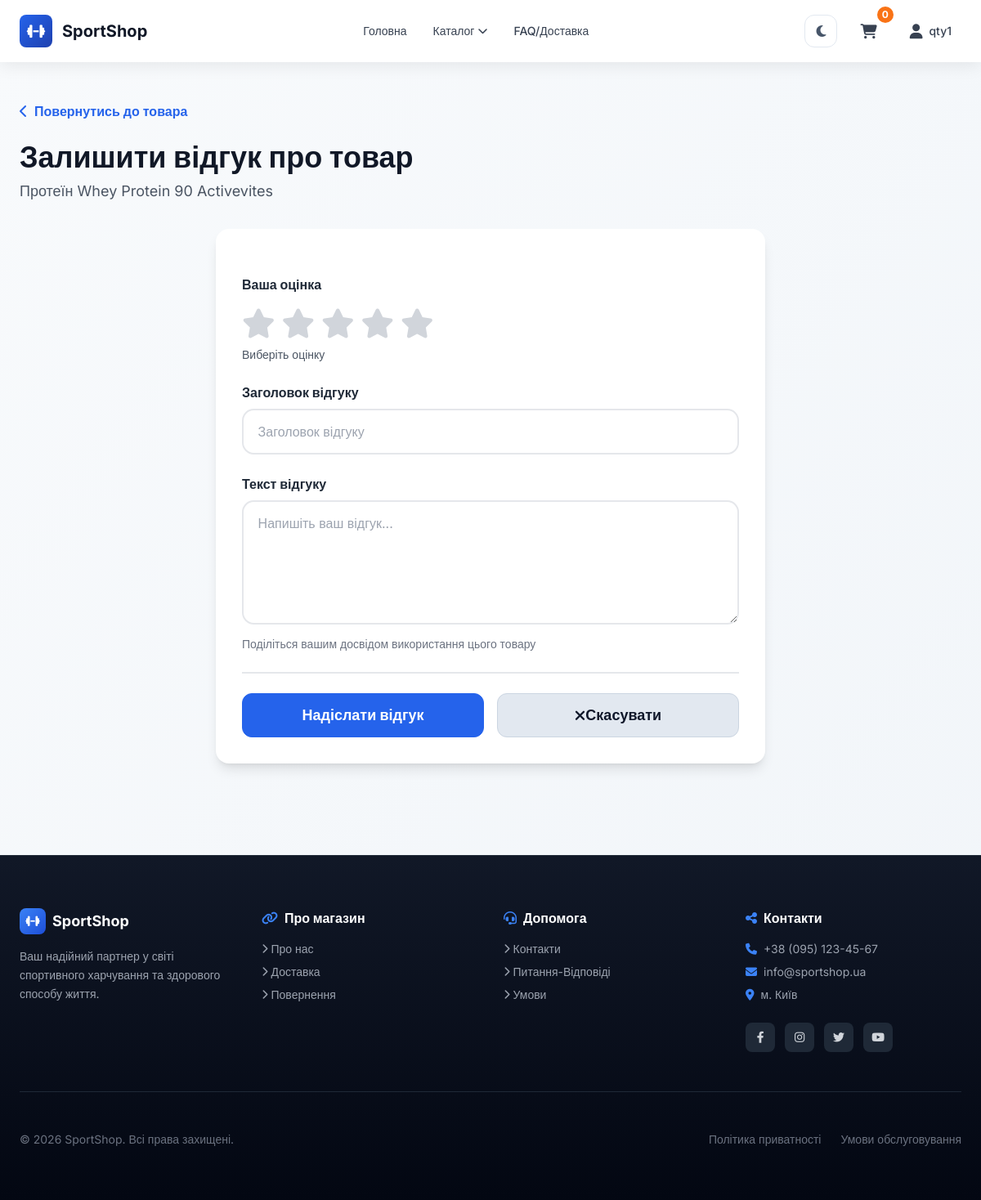
Screenshot of /product/1/review/add/ (signed in) with the database file from the repository.
### shop/models.py (models this page shows, shortened)
class Customer(models.Model):
    username = models.CharField(max_length=150, unique=True)
    email = models.EmailField(unique=True)
    password = models.CharField(max_length=255)
    first_name = models.CharField(max_length=100, blank=True)
    last_name = models.CharField(max_length=100, blank=True)
    phone = models.CharField(max_length=20, blank=True)
    address = models.CharField(max_length=255, blank=True)
    city = models.CharField(max_length=100, blank=True)
    postal_code = models.CharField(max_length=20, blank=True)
    created_at = models.DateTimeField(auto_now_add=True)
    updated_at = models.DateTimeField(auto_now=True)
    is_active = models.BooleanField(default=True)

class Product(models.Model):
    name = models.CharField(max_length=200)
    stock_quantity = models.PositiveIntegerField(default=0, help_text="Кількість в наявності (використовується тільки якщо немає смаків)")
    description = models.TextField(blank=True)
    category = models.ForeignKey(Category, on_delete=models.SET_NULL, null=True, related_name='products')  # Категорія
    created_at = models.DateTimeField(auto_now_add=True)

### shop/views.py (the view)
# urls.py: path('product/<int:product_id>/review/add/', views.add_review, name='add_review'),
def add_review(request, product_id):
    product = get_object_or_404(Product, id=product_id)
    customer = request.session.get('customer_id')
    if not customer:
        return redirect('shop:login')
    customer = get_object_or_404(Customer, id=customer)
    existing_review = Review.objects.filter(product=product, customer=customer).first()
    is_edit = request.GET.get('edit') == '1' or request.method == 'POST'
    if existing_review and not is_edit:
        return redirect(f"{reverse('shop:product_detail', kwargs={'product_id': product_id})}#review-{existing_review.id}")
    if request.method == 'POST':
        form = ReviewForm(request.POST, instance=existing_review)
        if form.is_valid():
            review = form.save(commit=False)
            review.product = product
            review.customer = customer
            review.save()
            return redirect('shop:product_detail', product_id=product_id)
    else:
        form = ReviewForm(instance=existing_review)
    return render(request, 'shop/add_review.html', {
        'form': form,
        'product': product,
        'existing_review': existing_review
    })

### shop/forms.py
class ReviewForm(forms.ModelForm):
    class Meta:
        model = Review
        fields = ['rating', 'title', 'text']
        widgets = {
            'rating': forms.RadioSelect(choices=Review.RATING_CHOICES, attrs={
                'class': 'rating-input'
            }),
            'title': forms.TextInput(attrs={
                'class': 'form-control',
                'placeholder': 'Заголовок відгуку',
                'maxlength': '200'
            }),
            'text': forms.Textarea(attrs={
                'class': 'form-control',
                'placeholder': 'Напишіть ваш відгук...',
                'rows': '5',
                'maxlength': '5000'
            }),
        }

### shop/context_processors.py (called while the page is built)
def cart_count(request):
    cart = request.session.get('cart', {})
    total_count = 0
    for quantity in cart.values():
        try:
            total_count += int(quantity)
        except (TypeError, ValueError):
            continue
    return {'cart_count': total_count}

def global_categories(request):
    categories = Category.objects.filter(parent__isnull=True).prefetch_related('subcategories')
    return {'parent_categories': categories}

def get_catalog_url(request):
    filters = request.session.get('catalog_filters', {})
    url = reverse('shop:catalog')
    if filters:
        url += '?' + urlencode(filters)
    return {'get_catalog_url': url}

### shop/templates/shop/add_review.html (shortened to what this page needs)
{% extends 'shop/base.html' %}
{% block content %}
<a href="{% url 'shop:product_detail' product.id %}" class="back-link text-blue-600 font-semibold mb-6 inline-flex items-center gap-2 hover:gap-3">
    <i class="fas fa-chevron-left"></i> Повернутись до товара
</a>
<div class="mb-8 fade-in-up">
    <h1 class="text-3xl sm:text-4xl font-bold text-gray-900 mb-2">
        {% if existing_review %}
            Редагувати відгук
        {% else %}
            Залишити відгук про товар
        {% endif %}
    </h1>
    <p class="text-gray-600 text-lg">{{ product.name }}</p>
</div>
<div class="review-form-page max-w-2xl mx-auto bg-white rounded-2xl shadow-lg p-8 fade-in-up">
    <form method="post" class="space-y-6">
        <div class="form-group">
            <label class="font-bold text-gray-800 mb-4 block">Ваша оцінка</label>
            <div class="flex gap-2 mb-2">
                {% for i in "12345" %}
                    <label class="cursor-pointer rating-star" data-rating="{{ i }}">
                        <i class="fas fa-star text-4xl text-gray-300 hover:text-yellow-400 transition" id="star-{{ i }}"></i>
                    </label>
                {% endfor %}
            </div>
            <p class="text-gray-600 text-sm" id="rating-label">Виберіть оцінку</p>
        </div>
        <div class="form-group">
            <label for="{{ form.title.id_for_label }}" class="font-bold text-gray-800 mb-2 block">Заголовок відгуку</label>
            {{ form.title }}
        </div>
        <div class="form-group">
            <label for="{{ form.text.id_for_label }}" class="font-bold text-gray-800 mb-2 block">Текст відгуку</label>
            {{ form.text }}
            <p class="text-gray-500 text-sm mt-2">Поділіться вашим досвідом використання цього товару</p>
        </div>
        <div class="flex gap-4 pt-6 border-t-2 border-gray-200">
            <button type="submit" class="btn btn-primary flex-1 py-3 text-lg font-bold">
                {% if existing_review %}
                    Оновити відгук
                {% else %}
                    Надіслати відгук
                {% endif %}
            </button>
            <a href="{% url 'shop:product_detail' product.id %}" class="btn btn-secondary flex-1 py-3 text-lg font-bold">
                <i class="fas fa-times"></i> Скасувати
            </a>
        </div>
    </form>
</div>
{% endblock %}

### shop/templates/shop/base.html (shortened to what this page needs)
{% load static %}
<!DOCTYPE html>
<html lang="uk">
<head>
    <script src="https://cdn.tailwindcss.com"></script>
    <link rel="stylesheet" href="https://cdnjs.cloudflare.com/ajax/libs/font-awesome/6.4.0/css/all.min.css">
    <link rel="stylesheet" href="{% static 'shop/style.css' %}">
</head>
<body class="min-h-screen flex flex-col bg-gradient-to-br from-slate-50 to-slate-100 text-gray-900">
<header class="bg-white header-shadow sticky top-0 z-30 transition-shadow">
    <div class="max-w-7xl mx-auto px-4 sm:px-6 py-3 sm:py-4 flex justify-between items-center">
        <a href="{% url 'shop:home' %}" class="flex items-center gap-3 group">
            <div class="w-10 h-10 bg-gradient-to-br from-blue-600 to-blue-800 rounded-lg flex items-center justify-center text-white font-bold text-lg group-hover:shadow-lg transition-shadow">
                <i class="fas fa-dumbbell"></i>
            </div>
            <span class="text-xl font-bold text-gray-900 hidden sm:inline group-hover:text-blue-600 transition">SportShop</span>
        </a>
        <nav class="hidden md:flex gap-8 text-sm font-medium">
            <a href="{% url 'shop:home' %}" class="text-gray-700 hover:text-blue-600 transition relative group">
                <span>Головна</span>
            </a>
            <div class="text-gray-700 hover:text-blue-600 transition relative group">
                <a href="{% url 'shop:catalog' %}" class="flex items-center gap-1">
                    <span>Каталог</span>
                    <i class="fas fa-chevron-down text-xs group-hover:rotate-180 transition-transform"></i>
                </a>
            </div>
            <a href="{% url 'shop:delivery' %}" class="text-gray-700 hover:text-blue-600 transition relative group">
                <span>FAQ/Доставка</span>
            </a>
        </nav>
        <div class="flex gap-2 sm:gap-4 items-center">
            <button type="button" class="theme-toggle" data-theme-toggle aria-label="Змінити тему" title="Змінити тему">
                <i class="fas fa-moon" data-theme-icon></i>
            </button>
            <a href="{% url 'shop:cart' %}" class="relative group px-3 py-2 rounded-lg hover:bg-gray-100 transition" data-cart-icon>
                <i class="fas fa-shopping-cart text-lg text-gray-700 group-hover:text-blue-600"></i>
                <span data-cart-count class="absolute -top-2 -right-2 bg-orange-500 text-white text-xs font-bold rounded-full w-5 h-5 flex items-center justify-center">{{ cart_count|default:0 }}</span>
            </a>
            {% if request.session.customer_id %}
                <div class="relative">
                    <button class="dropdown-toggle flex items-center gap-2 px-3 py-2 rounded-lg hover:bg-gray-100 transition text-gray-700 hover:text-blue-600" title="Профіль">
                        <i class="fas fa-user text-lg"></i>
                        <span class="hidden sm:inline text-sm font-medium">{{ request.session.customer_username }}</span>
                    </button>
                </div>
            {% endif %}
        </div>
    </div>
</header>
<main class="flex-1 w-full max-w-7xl mx-auto px-4 sm:px-6 py-8 sm:py-12">
    {% block content %}{% endblock %}
</main>
<footer class="bg-gradient-to-b from-gray-900 to-gray-950 text-gray-300 mt-16 border-t border-gray-800">
    <div class="max-w-7xl mx-auto px-4 sm:px-6 py-12 sm:py-16">
        <div class="grid grid-cols-1 sm:grid-cols-2 lg:grid-cols-4 gap-8 mb-12 pb-12 border-b border-gray-800">
            <div class="fade-in-up">
                <div class="flex items-center gap-2 mb-4">
                    <div class="w-8 h-8 bg-gradient-to-br from-blue-500 to-blue-700 rounded-lg flex items-center justify-center text-white font-bold">
                        <i class="fas fa-dumbbell text-sm"></i>
                    </div>
                    <h3 class="font-bold text-white text-lg">SportShop</h3>
                </div>
                <p class="text-sm text-gray-400 leading-relaxed">
                    Ваш надійний партнер у світі спортивного харчування та здорового способу життя.
                </p>
            </div>
            <div class="fade-in-up">
                <h4 class="font-bold text-white mb-4 flex items-center gap-2">
                    <i class="fas fa-link text-blue-500"></i> Про магазин
                </h4>
                <ul class="space-y-2 text-sm">
                    <li><a href="{% url 'shop:delivery' %}" class="text-gray-400 hover:text-blue-400 transition flex items-center gap-1">
                        <i class="fas fa-chevron-right text-xs"></i> Про нас
                    </a></li>
                    <li><a href="{% url 'shop:delivery' %}" class="text-gray-400 hover:text-blue-400 transition flex items-center gap-1">
                        <i class="fas fa-chevron-right text-xs"></i> Доставка
                    </a></li>
                    <li><a href="{% url 'shop:delivery' %}" class="text-gray-400 hover:text-blue-400 transition flex items-center gap-1">
                        <i class="fas fa-chevron-right text-xs"></i> Повернення
                    </a></li>
                </ul>
            </div>
            <div class="fade-in-up">
                <h4 class="font-bold text-white mb-4 flex items-center gap-2">
                    <i class="fas fa-headset text-blue-500"></i> Допомога
                </h4>
                <ul class="space-y-2 text-sm">
                    <li><a href="{% url 'shop:delivery' %}" class="text-gray-400 hover:text-blue-400 transition flex items-center gap-1">
                        <i class="fas fa-chevron-right text-xs"></i> Контакти
                    </a></li>
                    <li><a href="{% url 'shop:delivery' %}" class="text-gray-400 hover:text-blue-400 transition flex items-center gap-1">
                        <i class="fas fa-chevron-right text-xs"></i> Питання-Відповіді
                    </a></li>
                    <li><a href="{% url 'shop:delivery' %}" class="text-gray-400 hover:text-blue-400 transition flex items-center gap-1">
                        <i class="fas fa-chevron-right text-xs"></i> Умови
                    </a></li>
                </ul>
            </div>
            <div class="fade-in-up">
                <h4 class="font-bold text-white mb-4 flex items-center gap-2">
                    <i class="fas fa-share-nodes text-blue-500"></i> Контакти
                </h4>
                <ul class="space-y-2 text-sm mb-6">
                    <li class="flex items-center gap-2 text-gray-400">
                        <i class="fas fa-phone text-blue-500"></i> +38 (095) 123-45-67
                    </li>
                    <li class="flex items-center gap-2 text-gray-400">
                        <i class="fas fa-envelope text-blue-500"></i> info@sportshop.ua
                    </li>
                    <li class="flex items-center gap-2 text-gray-400">
                        <i class="fas fa-map-marker-alt text-blue-500"></i> м. Київ
                    </li>
                </ul>
                <div class="flex gap-3">
                    <a href="#" class="w-9 h-9 rounded-lg bg-gray-800 hover:bg-blue-600 flex items-center justify-center transition transform hover:scale-110" title="Facebook">
                        <i class="fab fa-facebook-f text-sm"></i>
                    </a>
                    <a href="#" class="w-9 h-9 rounded-lg bg-gray-800 hover:bg-pink-600 flex items-center justify-center transition transform hover:scale-110" title="Instagram">
                        <i class="fab fa-instagram text-sm"></i>
                    </a>
                    <a href="#" class="w-9 h-9 rounded-lg bg-gray-800 hover:bg-blue-500 flex items-center justify-center transition transform hover:scale-110" title="Twitter">
                        <i class="fab fa-twitter text-sm"></i>
                    </a>
                    <a href="#" class="w-9 h-9 rounded-lg bg-gray-800 hover:bg-red-600 flex items-center justify-center transition transform hover:scale-110" title="YouTube">
                        <i class="fab fa-youtube text-sm"></i>
                    </a>
                </div>
            </div>
        </div>
        <div class="flex flex-col sm:flex-row justify-between items-center gap-4">
            <p class="text-sm text-gray-500">© 2026 SportShop. Всі права захищені.</p>
            <div class="flex gap-6 text-sm text-gray-500">
                <a href="#" class="hover:text-blue-400 transition">Політика приватності</a>
                <a href="#" class="hover:text-blue-400 transition">Умови обслуговування</a>
            </div>
        </div>
    </div>
</footer>
</body>
</html>

### shop/static/shop/style.css (style rules this page uses)
.theme-toggle { width: 40px; height: 40px; border-radius: 0.75rem; border: 1px solid #e2e8f0; background: #ffffff; color: #475569; display: inline-flex; align-items: center; justify-content: center; transition: all 0.2s ease; }
.btn { display: inline-flex; align-items: center; justify-content: center; border-radius: 0.75rem; transition: all 0.2s ease; text-decoration: none; font-weight: 500; }
.btn-primary { background: #2563eb; color: #ffffff; border: 1px solid #2563eb; }
.btn-secondary { background: #e2e8f0; color: #0f172a; border: 1px solid #cbd5e1; }
body { font-family: 'Inter', sans-serif; }
.header-shadow { box-shadow: 0 4px 20px rgba(0, 0, 0, 0.08); }
.review-form-page .form-control { width: 100%; padding: 0.875rem 1.1rem; border: 2px solid #e5e7eb; border-radius: 0.9rem; font-size: 1rem; font-family: inherit; transition: all 0.3s ease; background: #fff; color: #111827; }
.review-form-page .form-control::placeholder { color: #9ca3af; }
.review-form-page .rating-star { display: inline-block; }
.review-form-page .rating-star i { transition: all 0.2s ease; }

### rows the page displays
Customer: session.customer_username "qty1"
Product: name "Протеїн Whey Protein 90 Activevites"

### other values shown
{{ cart_count|default:0 }} "0"
